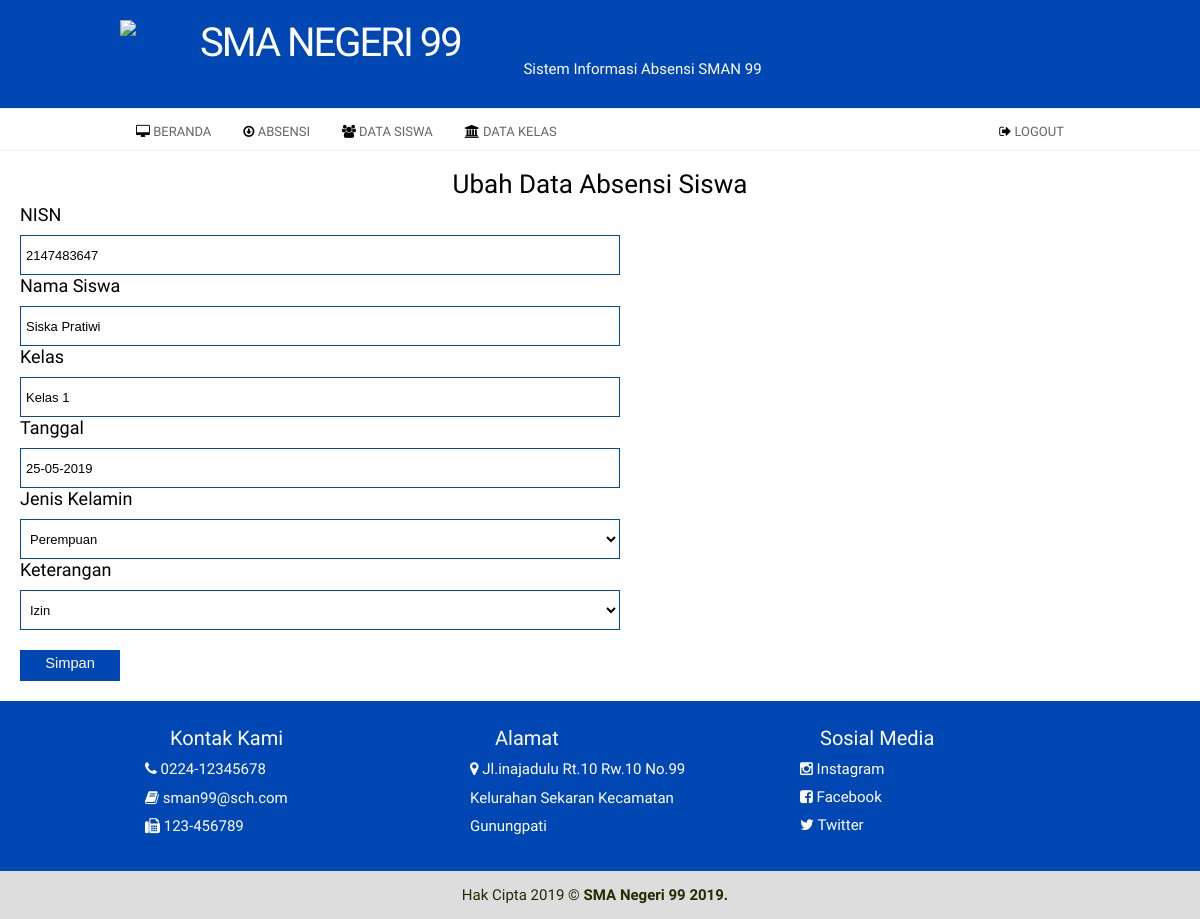
The page /index2.php?page=siswa&aksi=ubah&id=61 (signed in) on the database as committed earlier.
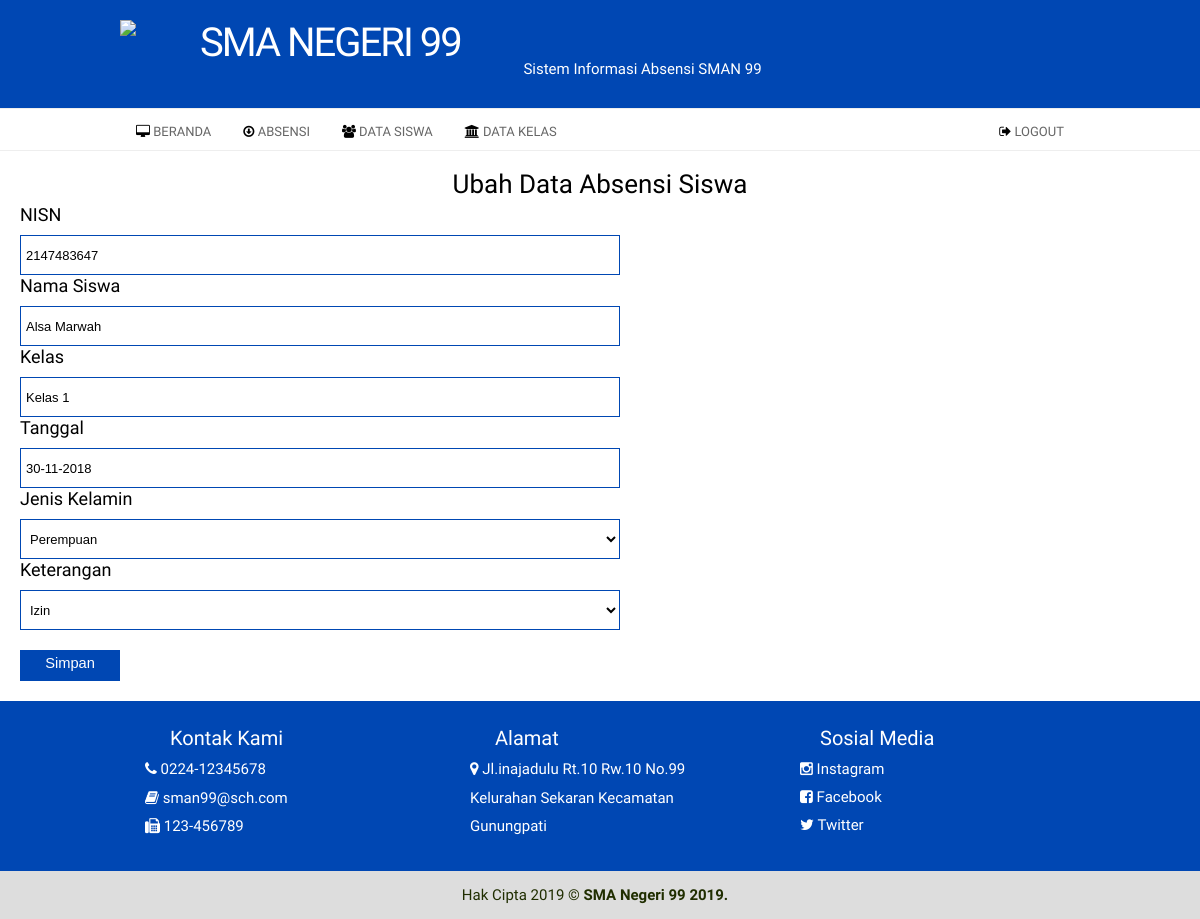
The same page on the database as committed later.
### tables this page shows
CREATE TABLE `tb_siswa` (
  `id` int(11) NOT NULL,
  `nisn` int(15) NOT NULL,
  `nama` varchar(50) NOT NULL,
  `kelas` varchar(50) NOT NULL,
  `tanggal` varchar(15) NOT NULL,
  `jenis_kelamin` enum('Laki-laki','Perempuan') NOT NULL,
  `keterangan` enum('Hadir','Sakit','Izin','Alpa') NOT NULL
);

### page/user/siswa/ubah.php (the view, shortened to what this page needs)
<?php
    $id = $_GET['id'];
    $sql = $koneksi->query("select * from tb_siswa where id='$id'");
    $tampil = $sql->fetch_assoc();
    $jenis_kelamin = $tampil['jenis_kelamin'];
    $keterangan = $tampil['keterangan'];
?>
<h2 align="center">Ubah Data Absensi Siswa</h2>
                                    <form method="POST">
                                            <h4>NISN</h4>
                                            <input class="textfield" name="nisn" value="<?php echo $tampil['nisn'];?>"/>
                                            <h4>Nama Siswa</h4>
                                            <input class="textfield" name="nama" value="<?php echo $tampil['nama'];?>"/>
                                            <h4>Kelas</h4>
                                            <input class="textfield" name="kelas" value="<?php echo $tampil['kelas'];?>"/>
                                            <h4>Tanggal</h4>
                                            <input class="textfield" name="tanggal" value="<?php echo $tampil['tanggal'];?>"/>
                                            <h4>Jenis Kelamin</h4>
                                            <select class="textfield" name="jenis_kelamin">
                                                <option value="Perempuan" <?php if ($jenis_kelamin=='Perempuan')
                                                {echo "selected";} ?>>Perempuan</option>
                                            </select>
                                            <h4>Keterangan</h4>
                                            <select class="textfield" name="keterangan">
                                                <option value="Izin" <?php if ($keterangan=='Izin')
                                                {echo "selected";} ?>>Izin</option>
                                            </select>
                                            <br>
                                            <input type="submit" name="simpan" value="Simpan" class="simpan">
                                </form>

Rows that differ between the two databases and show on the page:
changed tb_siswa "Kelas 1": nama "Siska Pratiwi" → "Alsa Marwah"; tanggal "25-05-2019" → "30-11-2018"
